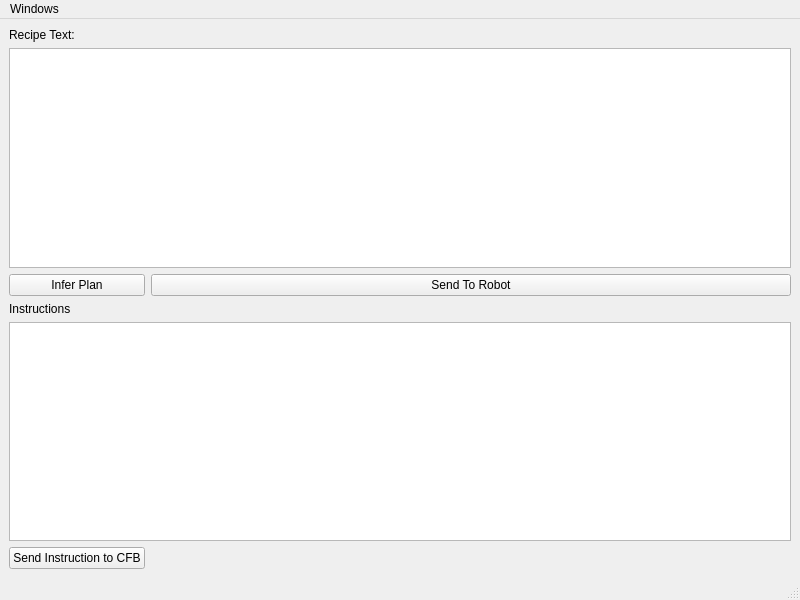
<?xml version="1.0" encoding="UTF-8"?>
<ui version="4.0">
 <class>MainWindow</class>
 <widget class="QMainWindow" name="MainWindow">
  <property name="geometry">
   <rect>
    <x>0</x>
    <y>0</y>
    <width>800</width>
    <height>600</height>
   </rect>
  </property>
  <property name="windowTitle">
   <string>Recipe Browser</string>
  </property>
  <widget class="QWidget" name="centralwidget">
   <layout class="QGridLayout" name="gridLayout">
    <item row="1" column="0" colspan="2">
     <widget class="QPlainTextEdit" name="recipeTextEdit"/>
    </item>
    <item row="0" column="0">
     <widget class="QLabel" name="label">
      <property name="maximumSize">
       <size>
        <width>100</width>
        <height>16777215</height>
       </size>
      </property>
      <property name="text">
       <string>Recipe Text:</string>
      </property>
     </widget>
    </item>
    <item row="3" column="0">
     <widget class="QLabel" name="label_2">
      <property name="text">
       <string>Instructions</string>
      </property>
     </widget>
    </item>
    <item row="2" column="0">
     <widget class="QPushButton" name="inferPlanButton">
      <property name="text">
       <string>Infer Plan</string>
      </property>
     </widget>
    </item>
    <item row="0" column="1">
     <widget class="QLabel" name="recipeTitleLabel">
      <property name="text">
       <string/>
      </property>
     </widget>
    </item>
    <item row="4" column="0" colspan="2">
     <widget class="QTableView" name="instructionTable">
      <property name="selectionBehavior">
       <enum>QAbstractItemView::SelectRows</enum>
      </property>
     </widget>
    </item>
    <item row="2" column="1">
     <widget class="QPushButton" name="sendToRobotButton">
      <property name="text">
       <string>Send To Robot</string>
      </property>
     </widget>
    </item>
    <item row="5" column="0">
     <widget class="QPushButton" name="sendInstructionToCfbButton">
      <property name="text">
       <string>Send Instruction to CFB</string>
      </property>
     </widget>
    </item>
   </layout>
  </widget>
  <widget class="QMenuBar" name="menubar">
   <property name="geometry">
    <rect>
     <x>0</x>
     <y>0</y>
     <width>800</width>
     <height>25</height>
    </rect>
   </property>
   <widget class="QMenu" name="windowsMenu">
    <property name="title">
     <string>Windows</string>
    </property>
   </widget>
   <addaction name="windowsMenu"/>
  </widget>
  <widget class="QStatusBar" name="statusbar"/>
 </widget>
 <resources/>
 <connections/>
</ui>
